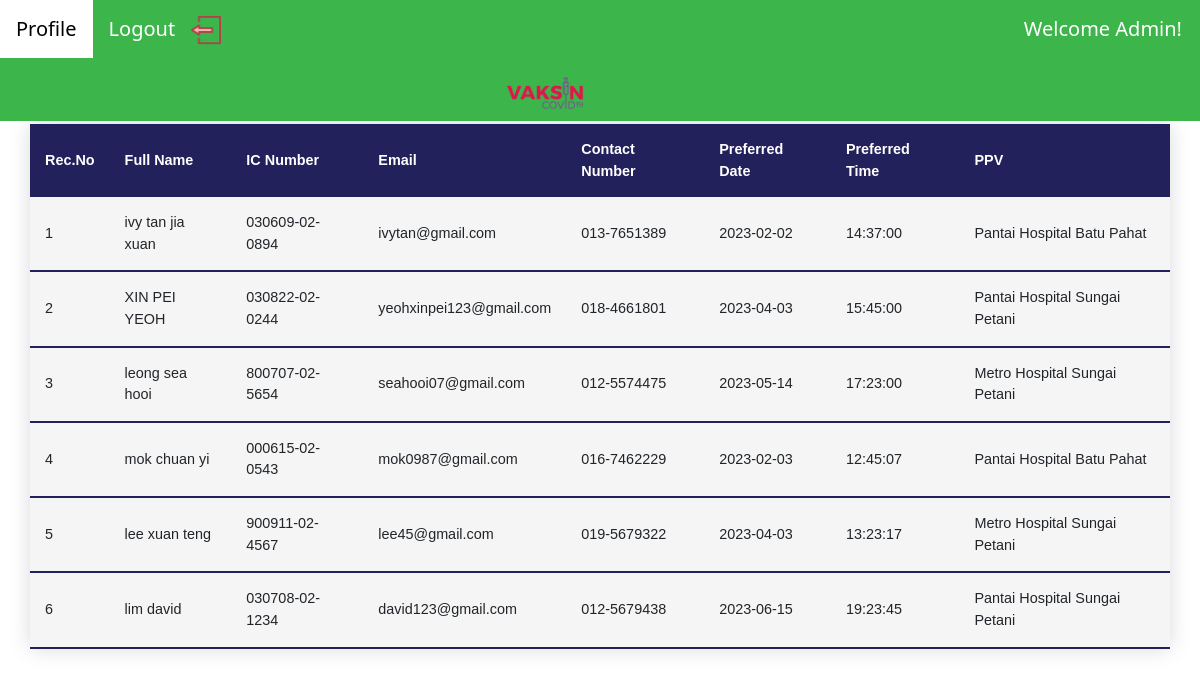
Page /admin_page.php (signed in) on the committed database.
### tables this page shows
CREATE TABLE `user_table` (
  `id` int(11) NOT NULL,
  `flag` int(11) DEFAULT NULL,
  `firstname` varchar(30) NOT NULL,
  `lastname` varchar(30) NOT NULL,
  `ic` varchar(20) NOT NULL,
  `email` varchar(100) NOT NULL,
  `address` varchar(100) NOT NULL,
  `city` varchar(50) NOT NULL,
  `state` varchar(50) NOT NULL,
  `postalcode` varchar(15) NOT NULL,
  `contactno` varchar(20) NOT NULL,
  `date` varchar(20) NOT NULL,
  `gender` varchar(50) NOT NULL,
  `password` varchar(100) NOT NULL,
  `code` varchar(100) NOT NULL
);

CREATE TABLE `booster_reg` (
  `id` int(10) NOT NULL,
  `date` date NOT NULL,
  `time` time NOT NULL,
  `venue` varchar(100) NOT NULL,
  `c_date` date NOT NULL,
  `c_time` time NOT NULL
);

### admin_page.php (the view, shortened to what this page needs)
<?php
     include 'config.php';
     $sql = "SELECT * FROM user_table INNER JOIN booster_reg ON user_table.id = booster_reg.id";
     $result = mysqli_query($conn, $sql);
     $num = 0;
 ?>
<!doctype html>
<html lang="en">
<head>
    <link rel="stylesheet" href="style3.css?<?php echo time(); ?>"/>
    <link href="https://cdn.jsdelivr.net/npm/bootstrap@5.3.0-alpha1/dist/css/bootstrap.min.css" rel="stylesheet">
</head>
<body>
     <div class="topnav">
          <a href="#home">Profile</a>
          <div class="topnav-right">
          <p>Welcome Admin!</p>
          <a href="logout.php">Logout</a>
          <img src="pic5.png" class="img-fluid" alt="" width="30" height="30" style="vertical-align:middle;margin:15px 0px">
          <img src="pic6.png" class="img-fluid" alt="" width="100" height="40"style="vertical-align:middle;margin:0px 495px">
           </div>
     </div>
<br />
<table class="styled-table">
    <thead>
        <tr>
          <th>Rec.No</th>
          <th>Full Name</th>
          <th>IC Number</th>
          <th>Email</th>
          <th>Contact Number</th>
          <th>Preferred Date</th>
          <th>Preferred Time</th>
          <th>PPV</th>
        </tr>
    </thead>
    <?php
          if(mysqli_num_rows($result) > 0){
               while($row = mysqli_fetch_array($result)){
     ?>
    <tbody>
    <tr>
          <td><?php echo ++$num;?></td>
          <td><?php echo $row['firstname']. '  ' . $row['lastname'];?></td>
          <td><?php echo $row["ic"];?></td>
          <td><?php echo $row["email"];?></td>
          <td><?php echo $row["contactno"];?></td>
          <td><?php echo $row["date"]; ?></td>
          <td><?php echo $row["time"];?></td>
          <td><?php echo $row["venue"];?></td>
    </tr>
    </tbody>
    <?php
                }
          }
     ?>
</table>
</body>
</html>

### style3.css (style rules this page uses)
body { background:rgb(188,217,233); color: rgb(75, 74, 74); font-size: 16px; font-family: Georgia, 'Times New Roman', Times, serif; }
.topnav { background-color: rgb(60,182,75); position: fixed; top: 0; width: 100%; }
.topnav a { float: left; color: white; text-align: center; padding: 14px 16px; text-decoration: none; font-size: 20px; position: right; }
.topnav p { float: right; color: white; text-align: center; padding: 5px 18px; text-decoration: none; font-size: 20px; overflow-x: hidden; padding-top: 14px; }
.styled-table { border-collapse: collapse; margin: 100px 30px; font-size: 0.9em; font-family: sans-serif; width: 95%; box-shadow: 0 0 20px rgba(0, 0, 0, 0.15); }
.styled-table thead tr { background-color: rgb(34, 33, 91); color: #ffffff; text-align: left; }
.styled-table th, .styled-table td { padding: 15px 15px; }
.styled-table tbody tr { background-color: rgb(245, 245, 245); border-bottom: thin solid #dddddd; }
.styled-table tbody tr:last-of-type { border-bottom: 2px solid rgb(34, 33, 91); }

### rows in the picture
user_table: firstname "ivy tan", lastname "jia xuan", ic "030609-02-0894", email "ivytan@gmail.com", contactno "013-7651389", booster_reg.date "2023-02-02", booster_reg.time "14:37:00", booster_reg.venue "Pantai Hospital Batu Pahat"
user_table: firstname "XIN PEI", lastname "YEOH", ic "030822-02-0244", email "yeohxinpei123@gmail.com", contactno "018-4661801", booster_reg.date "2023-04-03", booster_reg.time "15:45:00", booster_reg.venue "Pantai Hospital Sungai Petani"
user_table: firstname "leong", lastname "sea hooi", ic "800707-02-5654", email "seahooi07@gmail.com", contactno "012-5574475", booster_reg.date "2023-05-14", booster_reg.time "17:23:00", booster_reg.venue "Metro Hospital Sungai Petani"
user_table: firstname "mok", lastname "chuan yi", ic "000615-02-0543", email "mok0987@gmail.com", contactno "016-7462229", booster_reg.date "2023-02-03", booster_reg.time "12:45:07", booster_reg.venue "Pantai Hospital Batu Pahat"
user_table: firstname "lee", lastname "xuan teng", ic "900911-02-4567", email "lee45@gmail.com", contactno "019-5679322", booster_reg.date "2023-04-03", booster_reg.time "13:23:17", booster_reg.venue "Metro Hospital Sungai Petani"
user_table: firstname "lim", lastname "david", ic "030708-02-1234", email "david123@gmail.com", contactno "012-5679438", booster_reg.date "2023-06-15", booster_reg.time "19:23:45", booster_reg.venue "Pantai Hospital Sungai Petani"
